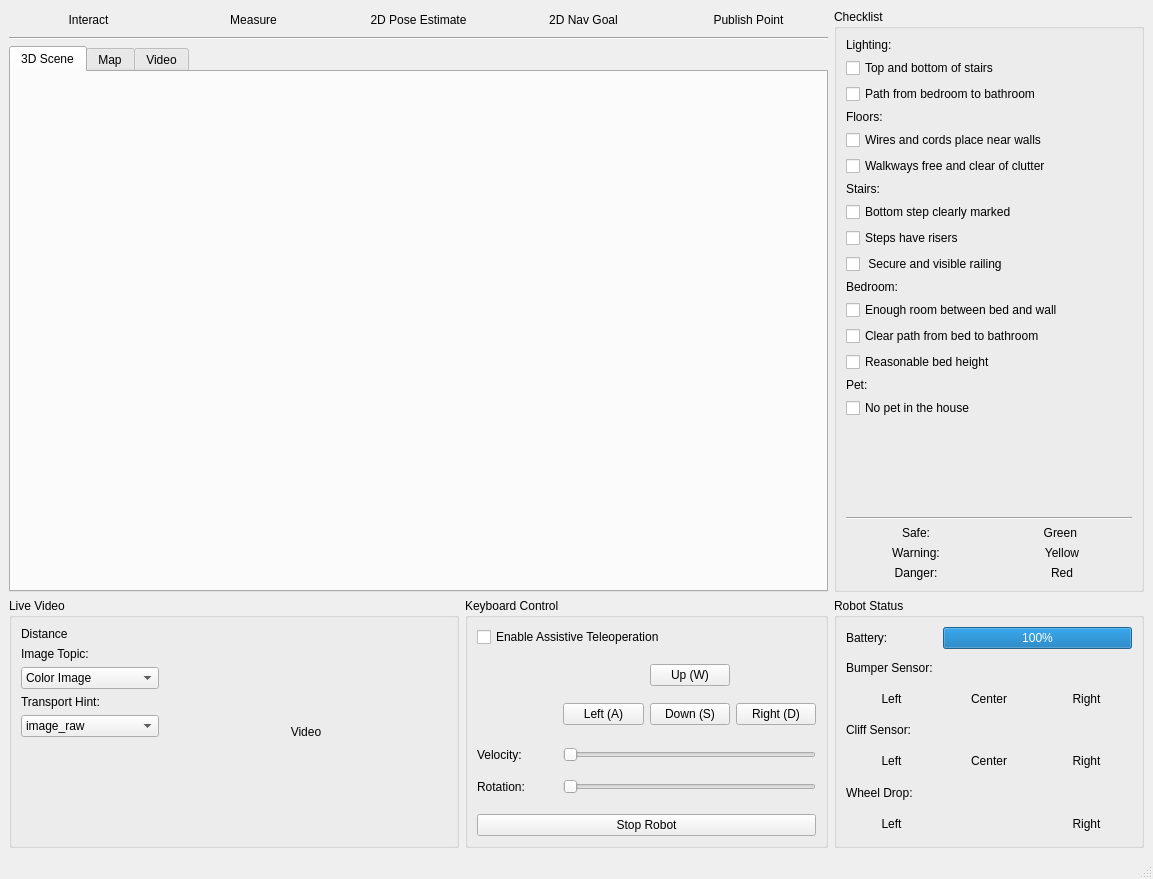
<?xml version="1.0" encoding="UTF-8"?>
<ui version="4.0">
 <class>FallRiskGUI</class>
 <widget class="QMainWindow" name="FallRiskGUI">
  <property name="geometry">
   <rect>
    <x>0</x>
    <y>0</y>
    <width>1153</width>
    <height>879</height>
   </rect>
  </property>
  <property name="windowTitle">
   <string>MainWindow</string>
  </property>
  <widget class="QWidget" name="centralwidget">
   <layout class="QGridLayout" name="gridLayout">
    <item row="0" column="0" colspan="2">
     <layout class="QHBoxLayout" name="horizontalLayout_2">
      <item>
       <widget class="QPushButton" name="btnRvizInteract">
        <property name="text">
         <string>Interact</string>
        </property>
        <property name="flat">
         <bool>true</bool>
        </property>
        <attribute name="buttonGroup">
         <string notr="true">btnGroupRvizTools</string>
        </attribute>
       </widget>
      </item>
      <item>
       <widget class="QPushButton" name="btnRvizMeasure">
        <property name="text">
         <string>Measure</string>
        </property>
        <property name="flat">
         <bool>true</bool>
        </property>
        <attribute name="buttonGroup">
         <string notr="true">btnGroupRvizTools</string>
        </attribute>
       </widget>
      </item>
      <item>
       <widget class="QPushButton" name="btnRvizPoseEstimate">
        <property name="text">
         <string>2D Pose Estimate</string>
        </property>
        <property name="flat">
         <bool>true</bool>
        </property>
        <attribute name="buttonGroup">
         <string notr="true">btnGroupRvizTools</string>
        </attribute>
       </widget>
      </item>
      <item>
       <widget class="QPushButton" name="btnRvizNavGoal">
        <property name="text">
         <string>2D Nav Goal</string>
        </property>
        <property name="flat">
         <bool>true</bool>
        </property>
        <attribute name="buttonGroup">
         <string notr="true">btnGroupRvizTools</string>
        </attribute>
       </widget>
      </item>
      <item>
       <widget class="QPushButton" name="btnRvizPublishPoint">
        <property name="text">
         <string>Publish Point</string>
        </property>
        <property name="flat">
         <bool>true</bool>
        </property>
        <attribute name="buttonGroup">
         <string notr="true">btnGroupRvizTools</string>
        </attribute>
       </widget>
      </item>
     </layout>
    </item>
    <item row="0" column="2" rowspan="3">
     <widget class="QGroupBox" name="gb_checklist">
      <property name="maximumSize">
       <size>
        <width>310</width>
        <height>16777215</height>
       </size>
      </property>
      <property name="title">
       <string>Checklist</string>
      </property>
      <layout class="QGridLayout" name="gridLayout_7">
       <item row="0" column="0">
        <widget class="QLabel" name="label_10">
         <property name="text">
          <string>Lighting:</string>
         </property>
        </widget>
       </item>
       <item row="1" column="0" colspan="2">
        <widget class="QCheckBox" name="cbLightingItem1">
         <property name="text">
          <string>Top and bottom of stairs</string>
         </property>
        </widget>
       </item>
       <item row="1" column="2">
        <widget class="QLabel" name="lbLightingItem1">
         <property name="text">
          <string/>
         </property>
        </widget>
       </item>
       <item row="2" column="0" colspan="2">
        <widget class="QCheckBox" name="cbLightingItem2">
         <property name="text">
          <string>Path from bedroom to bathroom</string>
         </property>
        </widget>
       </item>
       <item row="2" column="2">
        <widget class="QLabel" name="lbLightingItem2">
         <property name="text">
          <string/>
         </property>
        </widget>
       </item>
       <item row="3" column="0">
        <widget class="QLabel" name="label_11">
         <property name="text">
          <string>Floors:</string>
         </property>
        </widget>
       </item>
       <item row="4" column="0" colspan="2">
        <widget class="QCheckBox" name="cbFloorsItem1">
         <property name="text">
          <string>Wires and cords place near walls</string>
         </property>
        </widget>
       </item>
       <item row="4" column="2">
        <widget class="QLabel" name="lbFloorsItem1">
         <property name="text">
          <string/>
         </property>
        </widget>
       </item>
       <item row="5" column="0" colspan="2">
        <widget class="QCheckBox" name="cbFloorsItem2">
         <property name="text">
          <string>Walkways free and clear of clutter</string>
         </property>
        </widget>
       </item>
       <item row="5" column="2">
        <widget class="QLabel" name="lbFloorsItem2">
         <property name="text">
          <string/>
         </property>
        </widget>
       </item>
       <item row="6" column="0">
        <widget class="QLabel" name="label_14">
         <property name="text">
          <string>Stairs:</string>
         </property>
        </widget>
       </item>
       <item row="7" column="0" colspan="2">
        <widget class="QCheckBox" name="cbStairsItem1">
         <property name="text">
          <string>Bottom step clearly marked</string>
         </property>
        </widget>
       </item>
       <item row="7" column="2">
        <widget class="QLabel" name="lbStairsItem1">
         <property name="text">
          <string/>
         </property>
        </widget>
       </item>
       <item row="8" column="0" colspan="2">
        <widget class="QCheckBox" name="cbStairsItem2">
         <property name="text">
          <string>Steps have risers</string>
         </property>
        </widget>
       </item>
       <item row="8" column="2">
        <widget class="QLabel" name="lbStairsItem2">
         <property name="text">
          <string/>
         </property>
        </widget>
       </item>
       <item row="9" column="0" colspan="2">
        <widget class="QCheckBox" name="cbStairsItem3">
         <property name="text">
          <string> Secure and visible railing</string>
         </property>
        </widget>
       </item>
       <item row="9" column="2">
        <widget class="QLabel" name="lbStairsItem3">
         <property name="text">
          <string/>
         </property>
        </widget>
       </item>
       <item row="10" column="0">
        <widget class="QLabel" name="label_12">
         <property name="text">
          <string>Bedroom:</string>
         </property>
        </widget>
       </item>
       <item row="11" column="0" colspan="2">
        <widget class="QCheckBox" name="cbBedroomItem1">
         <property name="text">
          <string>Enough room between bed and wall</string>
         </property>
        </widget>
       </item>
       <item row="11" column="2">
        <widget class="QLabel" name="lbBedroomItem1">
         <property name="text">
          <string/>
         </property>
        </widget>
       </item>
       <item row="12" column="0" colspan="2">
        <widget class="QCheckBox" name="cbBedroomItem2">
         <property name="text">
          <string>Clear path from bed to bathroom</string>
         </property>
        </widget>
       </item>
       <item row="12" column="2">
        <widget class="QLabel" name="lbBedroomItem2">
         <property name="text">
          <string/>
         </property>
        </widget>
       </item>
       <item row="13" column="0" colspan="2">
        <widget class="QCheckBox" name="cbBedroomItem3">
         <property name="text">
          <string>Reasonable bed height</string>
         </property>
        </widget>
       </item>
       <item row="13" column="2">
        <widget class="QLabel" name="lbBedroomItem3">
         <property name="text">
          <string/>
         </property>
        </widget>
       </item>
       <item row="14" column="0">
        <widget class="QLabel" name="label_13">
         <property name="text">
          <string>Pet:</string>
         </property>
        </widget>
       </item>
       <item row="15" column="0" colspan="2">
        <widget class="QCheckBox" name="cbPetItem1">
         <property name="text">
          <string>No pet in the house</string>
         </property>
        </widget>
       </item>
       <item row="15" column="2">
        <widget class="QLabel" name="lbPetItem1">
         <property name="text">
          <string/>
         </property>
        </widget>
       </item>
       <item row="16" column="1">
        <spacer name="verticalSpacer_2">
         <property name="orientation">
          <enum>Qt::Vertical</enum>
         </property>
         <property name="sizeHint" stdset="0">
          <size>
           <width>20</width>
           <height>40</height>
          </size>
         </property>
        </spacer>
       </item>
       <item row="17" column="0" colspan="3">
        <widget class="Line" name="line">
         <property name="orientation">
          <enum>Qt::Horizontal</enum>
         </property>
        </widget>
       </item>
       <item row="18" column="0" colspan="3">
        <layout class="QGridLayout" name="gridLayout_6">
         <item row="0" column="0">
          <widget class="QLabel" name="label_15">
           <property name="text">
            <string>Safe:</string>
           </property>
           <property name="alignment">
            <set>Qt::AlignCenter</set>
           </property>
          </widget>
         </item>
         <item row="0" column="1">
          <widget class="QLabel" name="label_16">
           <property name="styleSheet">
            <string notr="true"/>
           </property>
           <property name="text">
            <string>Green </string>
           </property>
           <property name="alignment">
            <set>Qt::AlignCenter</set>
           </property>
          </widget>
         </item>
         <item row="1" column="0">
          <widget class="QLabel" name="label_19">
           <property name="text">
            <string>Warning:</string>
           </property>
           <property name="alignment">
            <set>Qt::AlignCenter</set>
           </property>
          </widget>
         </item>
         <item row="1" column="1">
          <widget class="QLabel" name="label_18">
           <property name="styleSheet">
            <string notr="true"/>
           </property>
           <property name="text">
            <string>Yellow</string>
           </property>
           <property name="alignment">
            <set>Qt::AlignCenter</set>
           </property>
          </widget>
         </item>
         <item row="2" column="0">
          <widget class="QLabel" name="label_20">
           <property name="text">
            <string>Danger:</string>
           </property>
           <property name="alignment">
            <set>Qt::AlignCenter</set>
           </property>
          </widget>
         </item>
         <item row="2" column="1">
          <widget class="QLabel" name="label_17">
           <property name="styleSheet">
            <string notr="true"/>
           </property>
           <property name="text">
            <string>Red</string>
           </property>
           <property name="alignment">
            <set>Qt::AlignCenter</set>
           </property>
          </widget>
         </item>
        </layout>
       </item>
      </layout>
     </widget>
    </item>
    <item row="1" column="0" colspan="2">
     <widget class="Line" name="line_2">
      <property name="orientation">
       <enum>Qt::Horizontal</enum>
      </property>
     </widget>
    </item>
    <item row="3" column="0">
     <widget class="QGroupBox" name="gb_livevideo">
      <property name="minimumSize">
       <size>
        <width>450</width>
        <height>250</height>
       </size>
      </property>
      <property name="title">
       <string>Live Video</string>
      </property>
      <layout class="QGridLayout" name="gridLayout_3">
       <item row="1" column="1" rowspan="2" colspan="2">
        <layout class="QGridLayout" name="livevideo_layout">
         <item row="0" column="0">
          <widget class="QLabel" name="liveVideoLabel">
           <property name="text">
            <string>Video</string>
           </property>
           <property name="alignment">
            <set>Qt::AlignCenter</set>
           </property>
          </widget>
         </item>
        </layout>
       </item>
       <item row="1" column="0" rowspan="2">
        <layout class="QVBoxLayout" name="verticalLayout_2">
         <item>
          <widget class="QLabel" name="lbDistance">
           <property name="text">
            <string>Distance</string>
           </property>
          </widget>
         </item>
         <item>
          <widget class="QLabel" name="label_3">
           <property name="text">
            <string>Image Topic:</string>
           </property>
          </widget>
         </item>
         <item>
          <widget class="QComboBox" name="cbImageTopic">
           <item>
            <property name="text">
             <string>Color Image</string>
            </property>
           </item>
           <item>
            <property name="text">
             <string>Mono Image</string>
            </property>
           </item>
          </widget>
         </item>
         <item>
          <widget class="QLabel" name="label_4">
           <property name="text">
            <string>Transport Hint:</string>
           </property>
          </widget>
         </item>
         <item>
          <widget class="QComboBox" name="cbTransHint">
           <item>
            <property name="text">
             <string>image_raw</string>
            </property>
           </item>
           <item>
            <property name="text">
             <string>theora</string>
            </property>
           </item>
          </widget>
         </item>
         <item>
          <spacer name="verticalSpacer">
           <property name="orientation">
            <enum>Qt::Vertical</enum>
           </property>
           <property name="sizeHint" stdset="0">
            <size>
             <width>20</width>
             <height>40</height>
            </size>
           </property>
          </spacer>
         </item>
        </layout>
       </item>
      </layout>
     </widget>
    </item>
    <item row="3" column="1">
     <widget class="QGroupBox" name="gb_keyctrl">
      <property name="title">
       <string>Keyboard Control</string>
      </property>
      <layout class="QGridLayout" name="gridLayout_2">
       <item row="0" column="0">
        <widget class="QCheckBox" name="checkBox">
         <property name="text">
          <string>Enable Assistive Teleoperation</string>
         </property>
        </widget>
       </item>
       <item row="1" column="0">
        <layout class="QGridLayout" name="gridLayout_5">
         <item row="1" column="4">
          <widget class="QPushButton" name="btnRight">
           <property name="text">
            <string>Right (D)</string>
           </property>
          </widget>
         </item>
         <item row="1" column="3">
          <widget class="QPushButton" name="btnDown">
           <property name="text">
            <string>Down (S)</string>
           </property>
          </widget>
         </item>
         <item row="0" column="3">
          <widget class="QPushButton" name="btnUp">
           <property name="text">
            <string>Up (W)</string>
           </property>
          </widget>
         </item>
         <item row="1" column="2">
          <widget class="QPushButton" name="btnLeft">
           <property name="text">
            <string>Left (A)</string>
           </property>
          </widget>
         </item>
         <item row="3" column="2" colspan="3">
          <widget class="QSlider" name="sliderLinearVel">
           <property name="minimum">
            <number>0</number>
           </property>
           <property name="maximum">
            <number>100</number>
           </property>
           <property name="orientation">
            <enum>Qt::Horizontal</enum>
           </property>
          </widget>
         </item>
         <item row="4" column="0">
          <widget class="QLabel" name="label_2">
           <property name="text">
            <string>Rotation:</string>
           </property>
          </widget>
         </item>
         <item row="3" column="0">
          <widget class="QLabel" name="label">
           <property name="text">
            <string>Velocity:</string>
           </property>
          </widget>
         </item>
         <item row="4" column="2" colspan="3">
          <widget class="QSlider" name="sliderAngularVel">
           <property name="minimum">
            <number>0</number>
           </property>
           <property name="maximum">
            <number>100</number>
           </property>
           <property name="orientation">
            <enum>Qt::Horizontal</enum>
           </property>
          </widget>
         </item>
         <item row="2" column="2" colspan="3">
          <spacer name="horizontalSpacer">
           <property name="orientation">
            <enum>Qt::Horizontal</enum>
           </property>
           <property name="sizeHint" stdset="0">
            <size>
             <width>40</width>
             <height>5</height>
            </size>
           </property>
          </spacer>
         </item>
        </layout>
       </item>
       <item row="2" column="0">
        <widget class="QPushButton" name="pushButton_4">
         <property name="styleSheet">
          <string notr="true"/>
         </property>
         <property name="text">
          <string>Stop Robot</string>
         </property>
        </widget>
       </item>
      </layout>
     </widget>
    </item>
    <item row="3" column="2">
     <widget class="QGroupBox" name="gb_robotstatus">
      <property name="title">
       <string>Robot Status</string>
      </property>
      <layout class="QGridLayout" name="gridLayout_4">
       <item row="0" column="0">
        <widget class="QLabel" name="label_7">
         <property name="text">
          <string>Battery:</string>
         </property>
        </widget>
       </item>
       <item row="0" column="1" colspan="2">
        <widget class="QProgressBar" name="pbBaseBattery">
         <property name="value">
          <number>100</number>
         </property>
        </widget>
       </item>
       <item row="1" column="0" colspan="3">
        <widget class="QLabel" name="label_8">
         <property name="text">
          <string>Bumper Sensor:</string>
         </property>
        </widget>
       </item>
       <item row="2" column="0">
        <widget class="QLabel" name="lbBumperLeft">
         <property name="text">
          <string>Left</string>
         </property>
         <property name="alignment">
          <set>Qt::AlignCenter</set>
         </property>
        </widget>
       </item>
       <item row="2" column="1">
        <widget class="QLabel" name="lbBumperCenter">
         <property name="text">
          <string>Center</string>
         </property>
         <property name="alignment">
          <set>Qt::AlignCenter</set>
         </property>
        </widget>
       </item>
       <item row="2" column="2">
        <widget class="QLabel" name="lbBumperRight">
         <property name="text">
          <string>Right</string>
         </property>
         <property name="alignment">
          <set>Qt::AlignCenter</set>
         </property>
        </widget>
       </item>
       <item row="3" column="0" colspan="3">
        <widget class="QLabel" name="label_9">
         <property name="text">
          <string>Cliff Sensor:</string>
         </property>
        </widget>
       </item>
       <item row="4" column="0">
        <widget class="QLabel" name="lbCliffLeft">
         <property name="text">
          <string>Left</string>
         </property>
         <property name="alignment">
          <set>Qt::AlignCenter</set>
         </property>
        </widget>
       </item>
       <item row="4" column="1">
        <widget class="QLabel" name="lbCliffCenter">
         <property name="text">
          <string>Center</string>
         </property>
         <property name="alignment">
          <set>Qt::AlignCenter</set>
         </property>
        </widget>
       </item>
       <item row="4" column="2">
        <widget class="QLabel" name="lbCliffRight">
         <property name="text">
          <string>Right</string>
         </property>
         <property name="alignment">
          <set>Qt::AlignCenter</set>
         </property>
        </widget>
       </item>
       <item row="5" column="0" colspan="3">
        <widget class="QLabel" name="label_6">
         <property name="text">
          <string>Wheel Drop:</string>
         </property>
        </widget>
       </item>
       <item row="6" column="0">
        <widget class="QLabel" name="lbWheelLeft">
         <property name="text">
          <string>Left</string>
         </property>
         <property name="alignment">
          <set>Qt::AlignCenter</set>
         </property>
        </widget>
       </item>
       <item row="6" column="2">
        <widget class="QLabel" name="lbWheelRight">
         <property name="text">
          <string>Right</string>
         </property>
         <property name="alignment">
          <set>Qt::AlignCenter</set>
         </property>
        </widget>
       </item>
      </layout>
     </widget>
    </item>
    <item row="2" column="0" colspan="2">
     <widget class="QTabWidget" name="tab_display">
      <property name="currentIndex">
       <number>0</number>
      </property>
      <widget class="QWidget" name="tab_3dscene">
       <attribute name="title">
        <string>3D Scene</string>
       </attribute>
       <layout class="QVBoxLayout" name="verticalLayout">
        <item>
         <layout class="QHBoxLayout" name="display3d_layout"/>
        </item>
       </layout>
      </widget>
      <widget class="QWidget" name="tab_map">
       <attribute name="title">
        <string>Map</string>
       </attribute>
       <layout class="QHBoxLayout" name="horizontalLayout">
        <item>
         <layout class="QGridLayout" name="map_layout"/>
        </item>
       </layout>
      </widget>
      <widget class="QWidget" name="tab">
       <attribute name="title">
        <string>Video</string>
       </attribute>
       <layout class="QGridLayout" name="gridLayout_8">
        <item row="0" column="0">
         <widget class="QLabel" name="lbLiveVideoBig">
          <property name="text">
           <string>TextLabel</string>
          </property>
          <property name="alignment">
           <set>Qt::AlignCenter</set>
          </property>
         </widget>
        </item>
       </layout>
      </widget>
     </widget>
    </item>
   </layout>
  </widget>
  <widget class="QMenuBar" name="menubar">
   <property name="geometry">
    <rect>
     <x>0</x>
     <y>0</y>
     <width>1153</width>
     <height>18</height>
    </rect>
   </property>
  </widget>
  <widget class="QStatusBar" name="statusbar"/>
 </widget>
 <resources/>
 <connections/>
 <buttongroups>
  <buttongroup name="btnGroupRvizTools"/>
 </buttongroups>
</ui>
